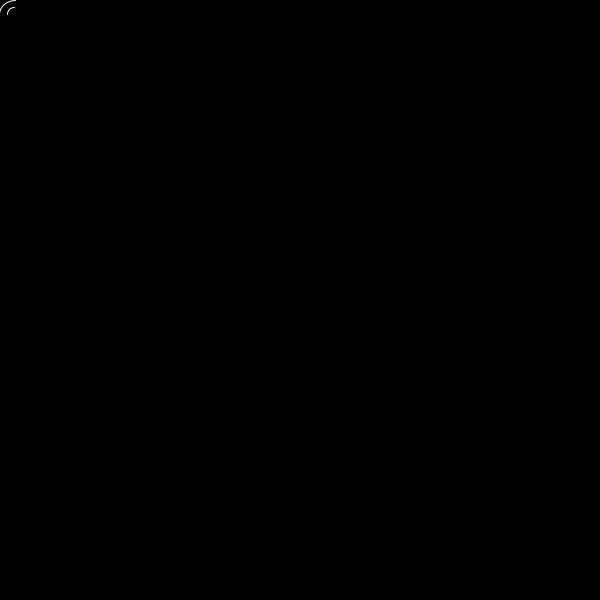
Frame 1 (no input)
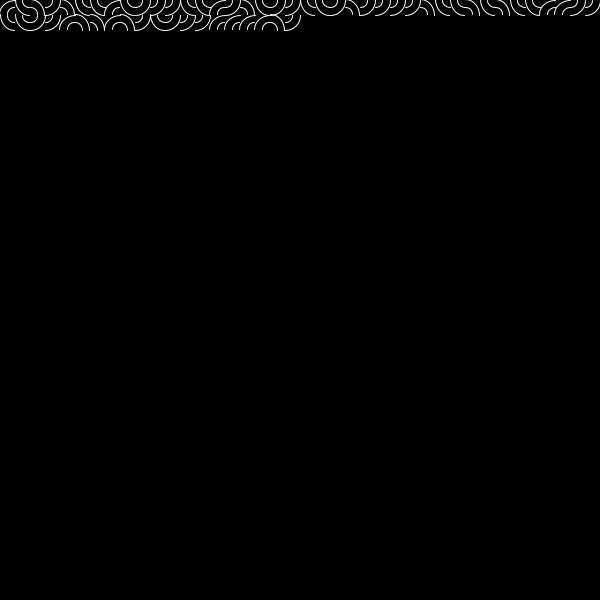
Frame 60 (the mouse pressed at the canvas centre just before this capture)
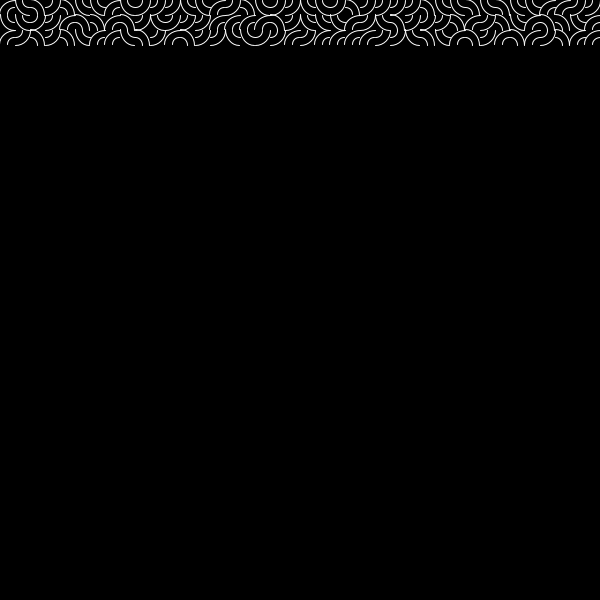
Frame 120 (the mouse held since frame 60 and released just before this capture)

The Processing sketch that drew these frames (run headless with seeded random() and noise(); from frame 60 on, the mouse is pressed at the canvas centre):

// Processing sketch: TNIRP01
// ── TNIRP01.pde
int w = 15;
int n = 0;
int cols, rows;

void setup() {
  size(600, 600);
  background(0);
  noFill();
  stroke(255);
  
  cols = floor(width/w);
  rows = floor(height/w);
}

void draw() {
  tile(n%cols, floor(n++/rows), w, floor(random(4)));
  if(n == cols*rows) noLoop();
}

void tile(int x, int y, float s, int o) {
  pushMatrix();
  translate(x*s + s/2, y*s + s/2);
  rotate(o%4 * HALF_PI);
  
  //line(-s/2, -s/2, s/2, s/2);
  
  //line(-s/2, 0, 0, -s/2);
  //line(s/2, 0, 0, s/2);
  
  
  
  //arc(s/2, s/2, s, s, PI, 3*PI/2);
  arc(-s/2, -s/2, s, s, 0, PI/2);
  
  arc(-s/2, -s/2, 2*s, 2*s, 0, PI/2);
  
  popMatrix();
}
